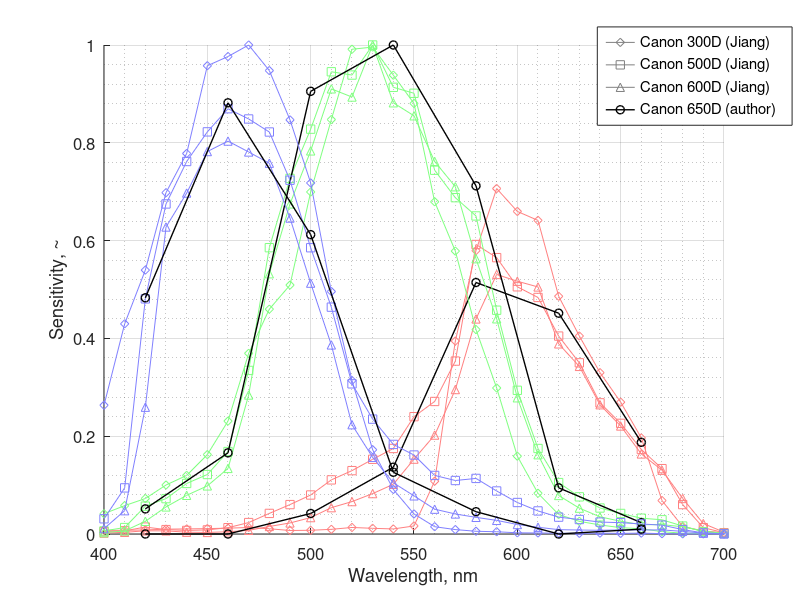

Write the MATLAB code that produced this figure.
% function compare_camera_sensitivities

    clear
    clc

    %%
    
    lambda = 400 : 10 : 720; % nm

    Canon_300D = [
                    0.0074301, 0.0075795, 0.0083043, 0.0098831, 0.010432, 0.011028, 0.01193, 0.013319, 0.01075, 0.0071592, 0.007603, 0.0095502, 0.013374, 0.011634, 0.010348, 0.016463, 0.1081, 0.39461, 0.5796, 0.70646, 0.65966, 0.64128, 0.48616, 0.40497, 0.32996, 0.26965, 0.19645, 0.068429, 0.015261, 0.0062609, 0.002577, 0.00073993, 0.00018341
                    0.041477, 0.058, 0.072545, 0.10017, 0.1198, 0.16235, 0.23092, 0.36946, 0.45982, 0.50908, 0.69947, 0.84752, 0.99131, 0.99574, 0.93826, 0.88043, 0.67937, 0.57855, 0.4181, 0.29859, 0.15914, 0.083305, 0.039898, 0.025915, 0.018503, 0.012969, 0.010731, 0.0048377, 0.0016101, 0.00095847, 0.00056323, 0.00019049, 7.9922e-05
                    0.26332, 0.42981, 0.53966, 0.69805, 0.77811, 0.95757, 0.97645, 1, 0.94768, 0.84684, 0.7179, 0.49589, 0.31392, 0.17227, 0.09118, 0.041019, 0.014928, 0.0090299, 0.0055769, 0.0046034, 0.0024248, 0.0020683, 0.0016975, 0.0013351, 0.0017914, 0.0012195, 0.0018138, 0.00064544, 0.00019937, 0.00010163, 6.6623e-05, 2.6923e-05, 3.7135e-05
                 ];
             
%     Canon_450D = [
%                     0.03	0.02	0.01	0	0	0	0.01	0.01	0.02	0.02	0.04	0.06	0.07	0.09	0.12	0.17	0.23	0.37	0.59	0.78	0.77	0.8	0.87	0.82	0.77	0.83	0.77	0.69	0.65	0.6	0.62	0.63	0.58
%                     0.03	0.03	0.04	0.04	0.06	0.08	0.13	0.26	0.51	0.64	0.81	0.92	1.02	1.01	1.03	1	0.92	0.84	0.78	0.58	0.39	0.21	0.15	0.1	0.08	0.08	0.07	0.09	0.11	0.15	0.19	0.21	0.19
%                     0.24	0.34	0.46	0.5	0.64	0.71	0.77	0.75	0.73	0.67	0.5	0.39	0.26	0.16	0.13	0.1	0.07	0.06	0.06	0.05	0.03	0.02	0.02	0.02	0.02	0.03	0.04	0.04	0.04	0.05	0.05	0.05	0.04
%                  ];

    Canon_500D = [
                    0.0047882, 0.006503, 0.014181, 0.0090063, 0.0072716, 0.008399, 0.012928, 0.023407, 0.042132, 0.06015, 0.079772, 0.11068, 0.1296, 0.1528, 0.17491, 0.23995, 0.27103, 0.35363, 0.59207, 0.56519, 0.50552, 0.48372, 0.40474, 0.35005, 0.26818, 0.22628, 0.17275, 0.13367, 0.060161, 0.012976, 0.0026525, 0.00064602, 0.00064602
                    0.0063344, 0.01322, 0.056945, 0.072339, 0.10335, 0.12163, 0.16863, 0.33452, 0.58549, 0.72721, 0.82791, 0.94525, 0.93856, 1, 0.91351, 0.90129, 0.74393, 0.68775, 0.65043, 0.45765, 0.29386, 0.17488, 0.10517, 0.076, 0.053159, 0.042043, 0.032367, 0.029075, 0.016249, 0.0045584, 0.0010866, 0.00030439, 0.00030439
                    0.031083, 0.094291, 0.48083, 0.67493, 0.76173, 0.82236, 0.86969, 0.84873, 0.82207, 0.7235, 0.58539, 0.46393, 0.30706, 0.23495, 0.18321, 0.1615, 0.11978, 0.10939, 0.11367, 0.087972, 0.064425, 0.047167, 0.034519, 0.02963, 0.024397, 0.023239, 0.020503, 0.018144, 0.009073, 0.0022567, 0.00049182, 0.00014889, 0.00014889
                 ];

    Canon_600D = [
                    0.0018383, 0.0034546, 0.0065563, 0.0064237, 0.003663, 0.0032176, 0.0045901, 0.0075219, 0.015409, 0.022585, 0.033511, 0.053847, 0.066262, 0.082616, 0.10166, 0.15313, 0.2023, 0.29541, 0.4398, 0.53074, 0.51692, 0.50521, 0.38884, 0.34276, 0.26434, 0.22089, 0.1637, 0.13044, 0.072591, 0.021389, 0.003813, 0.00089247, 0.00023267
                    0.0027522, 0.0063568, 0.025923, 0.055392, 0.079072, 0.098383, 0.13411, 0.28424, 0.53216, 0.67504, 0.78346, 0.91032, 0.89359, 1, 0.88185, 0.85526, 0.76181, 0.71016, 0.56299, 0.44008, 0.27856, 0.16213, 0.078769, 0.052859, 0.035122, 0.026057, 0.018983, 0.01922, 0.014806, 0.005949, 0.0013347, 0.00034954, 0.00012156
                    0.010963, 0.047664, 0.25927, 0.6278, 0.69721, 0.78211, 0.8035, 0.78122, 0.75824, 0.64609, 0.513, 0.38666, 0.22351, 0.15669, 0.10477, 0.078029, 0.050767, 0.040953, 0.034064, 0.027857, 0.019411, 0.013821, 0.0088981, 0.0081423, 0.007593, 0.0084223, 0.008274, 0.0083911, 0.0053867, 0.0018156, 0.00036101, 0.00011979, 7.6506e-05
                 ];
          
    % My result
    cam_sen = [0,0.324694866969237,3.05473675948215;0,1.04977554824199,5.57611792769042;0.265164059907257,5.72463921155859,3.87135223697783;0.863769462708549,6.32371122333755,0.798446327637830;3.25245074826289,4.50246976722409,0.288404940976340;2.85571501768572,0.597087631106301,0;1.18558834951318,0.146233480990526,0.0632591933218305]'; % outdoor ColorChecker, noon, sun off to side (IMG_3934.CR2)
    cam_lam = 420 : 40 : 660;
    cam_sen = cam_sen ./ max(cam_sen(:)); % 0 to 1
             
	figure(20)
    clf
    hold on
    set(gcf,'color','white')
             
    % Make dummy plots for legend purposes
    gray = 0.5;
    plot(0, 0, 'Color', [gray gray gray], 'Marker', 'd', 'LineWidth', 0.5)
    plot(0, 0, 'Color', [gray gray gray], 'Marker', 's', 'LineWidth', 0.5)
    plot(0, 0, 'Color', [gray gray gray], 'Marker', '^', 'LineWidth', 0.5)
    plot(0, 0, 'Color', 'k', 'Marker', 'o', 'LineWidth', 1)
    
    for cc = 1:3
        
        offset = 0.50;
        switch cc
            case 1
                col1 = 'r';
                col2 = [1 offset offset];
            case 2
                col1 = 'g';
                col2 = [offset 1 offset];
            case 3
                col1 = 'b';
                col2 = [offset offset 1];
        end
        
        plot(lambda, Canon_300D(cc,:), 'Color', col2, 'Marker', 'd', 'LineWidth', 0.5)
        plot(lambda, Canon_500D(cc,:), 'Color', col2, 'Marker', 's', 'LineWidth', 0.5)
        plot(lambda, Canon_600D(cc,:), 'Color', col2, 'Marker', '^', 'LineWidth', 0.5)
        
        x_coarse = cam_lam;
        y_coarse = cam_sen(cc,:);
        
        x_fine = min(x_coarse) : 1 : max(x_coarse);
        y_fine = interp1(x_coarse, y_coarse, x_fine, 'cubic');
        
%         plot(x_fine, y_fine, 'k', 'LineWidth',2)
        plot(x_coarse, y_coarse, 'k-o', 'LineWidth', 1)
        
        grid on
        grid minor
        
        xlabel('Wavelength, nm')
        ylabel('Sensitivity, ~')
%         title('Comparison of Canon Camera Spectral Sensitivities')
        
    end
    
    xlim([400 700])
    
    set(gca,'FontSize',12)
    h_leg = legend({'Canon 300D (Jiang)','Canon 500D (Jiang)','Canon 600D (Jiang)','Canon 650D (author)'}, 'location','northeast');
    pos = get(h_leg, 'position');
    set(h_leg, 'position', pos + [0.10 0.05 0 0])
    
% end




















































